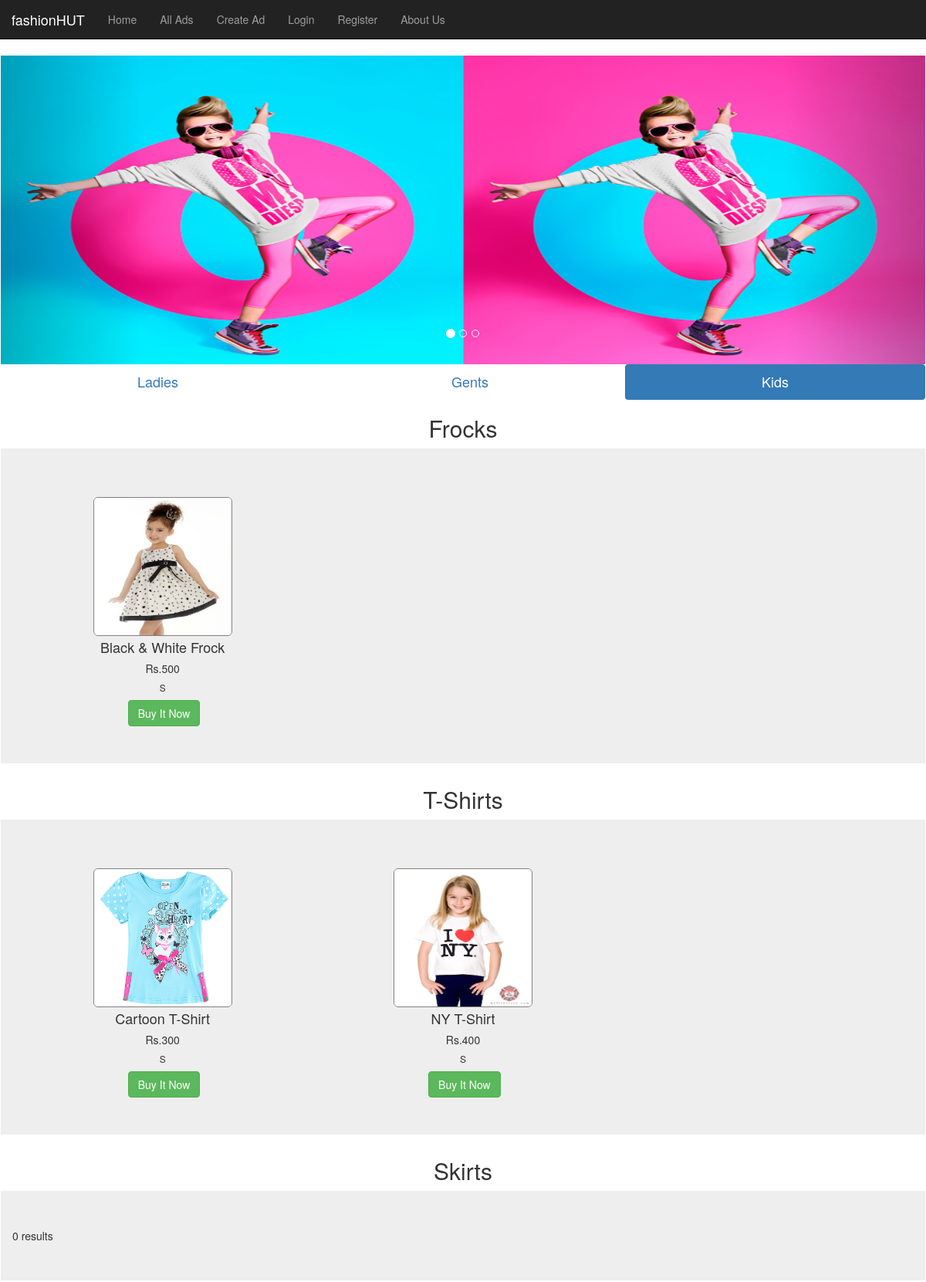
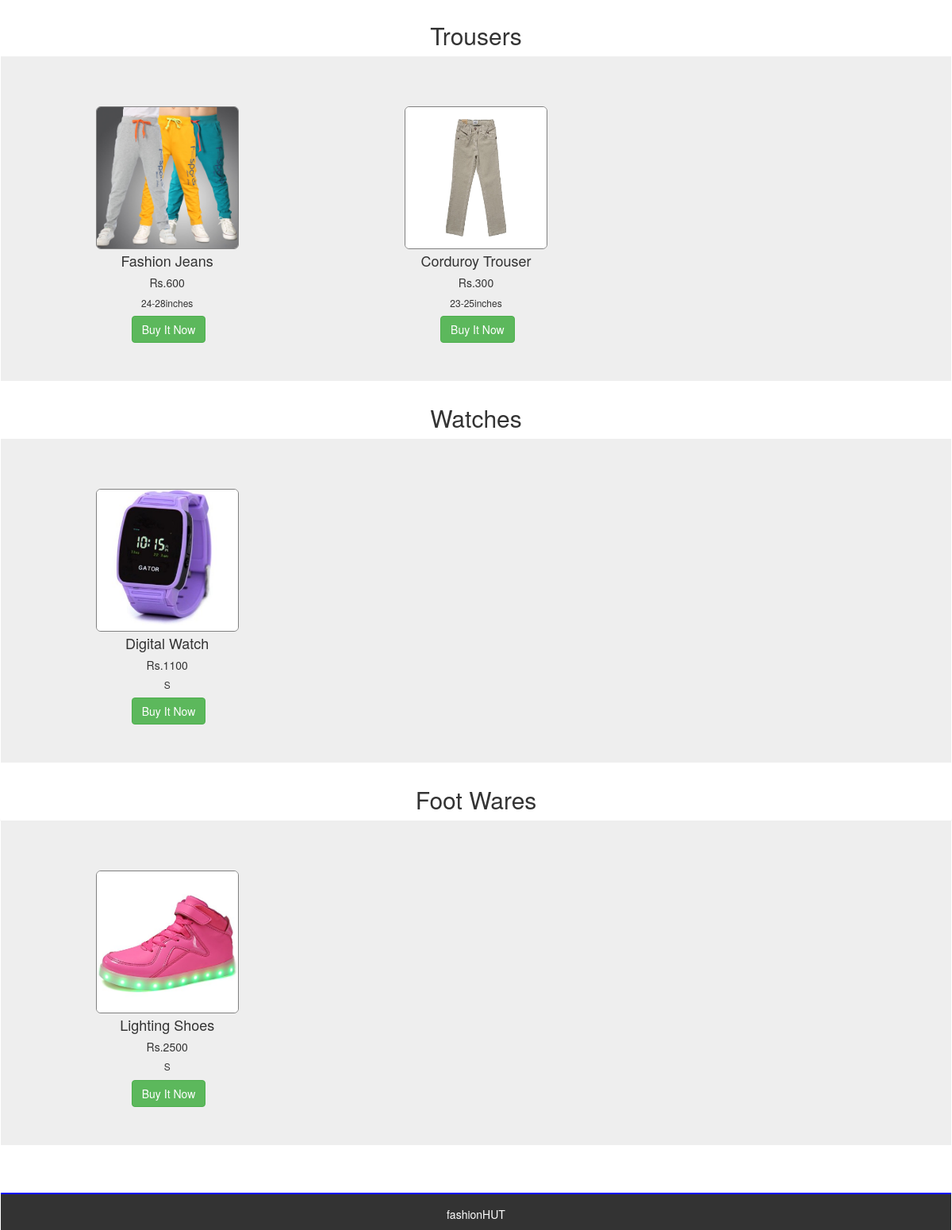
Page /kids.php on the committed database (2 pictures, top to bottom).
### kids.php (the view, shortened to what this page needs)
<!DOCTYPE html PUBLIC "-//W3C//DTD XHTML 1.0 Transitional//EN" "http://www.w3.org/TR/xhtml1/DTD/xhtml1-transitional.dtd">
<html xmlns="http://www.w3.org/1999/xhtml">
<head>
<link rel="stylesheet" type="text/css" href="CSS/bootstrap.min.css"/>
</head>
<?php include 'Templates/header.php'; ?>
<div class="panel">
	<div>
    	<div id="myCarousel" class="carousel slide" data-ride="carousel" style="height:400px;">
                <ol class="carousel-indicators">
                    <li data-target="#myCarousel" data-slide-to="0" class="active"></li>
                    <li data-target="#myCarousel" data-slide-to="1"></li>
                    <li data-target="#myCarousel" data-slide-to="2"></li>
                </ol>
                <div class="carousel-inner" role="listbox">
                    <div class="item active">
                        <img src="Images/Covers/cover-1.jpg" style="height:400px; width:100%;">
                    </div>
                </div>
              <div>
                <a class="left carousel-control" href="#myCarousel" role="button" data-slide="prev">
                </a>
                <a class="right carousel-control" href="#myCarousel" role="button" data-slide="next">
                </a>
            </div>
    </div>
</div>
    <ul class="nav nav-pills nav-justified">
		 	<li role="presentation" style="font-size:18px;"><a href="ladies.php">Ladies</a></li>
  			<li role="presentation" style="font-size:18px;"><a href="gents.php">Gents</a></li>
  			<li role="presentation" style="font-size:18px;" class="active"><a href="kids.php">Kids</a></li>
	</ul>
<?php include 'dbconfig.php'; ?>
<h2 class="text-center">Frocks</h2>
<div class="col-md-12 container jumbotron" style="float:right;" style="margin-top::20px;">
		<?php
                    $sql = "SELECT title,whom,category,price,size,photo FROM fashionhut.`create-add` WHERE whom='Kids' && category='Frocks';";
                  $result = $conn->query($sql);
                  if ($result->num_rows > 0) {
                      while($row = $result->fetch_assoc()) {   ?>
                           <div class="col-md-4" style="margin-top:10px;">
                              <div style="width:180px; height:180px; margin-left:auto; margin-right:auto;">
                                  <img src="Uploads/<?php echo $row['photo']; ?>" class="img-rounded" style="width:180px; height:180px; border:1px solid grey; margin-top:5px;"/>
                              </div>
                              <h4 style="text-align:center;"><?php echo $row['title']; ?></h4>
                              <h5 style="text-align:center;">Rs.<?php echo $row['price']; ?></h5>
                              <h6 style="text-align:center;"><?php echo $row['size']; ?></h6>
                              <div style="margin-left:auto; margin-right:auto; width:25%;">
                                  <a href="order.php"> <button type="submit" class="btn btn-success">Buy It Now</button></a>
                              </div>
                          </div>
                <?php	  }
                  }else{
                      echo "0 results";
                  }
        ?>
</div>
<h2 class="text-center">T-Shirts</h2>
<div class="col-md-12 container jumbotron" style="float:right;" style="margin-top::20px;">
		<?php
                    $sql = "SELECT title,whom,category,price,size,photo FROM fashionhut.`create-add` WHERE whom='Kids' && category='T-Shirts';";
                  $result = $conn->query($sql);
                  if ($result->num_rows > 0) {
                      while($row = $result->fetch_assoc()) {   ?>
                           <div class="col-md-4" style="margin-top:10px;">
                              <div style="width:180px; height:180px; margin-left:auto; margin-right:auto;">
                                  <img src="Uploads/<?php echo $row['photo']; ?>" class="img-rounded" style="width:180px; height:180px; border:1px solid grey; margin-top:5px;"/>
                              </div>
                              <h4 style="text-align:center;"><?php echo $row['title']; ?></h4>
                              <h5 style="text-align:center;">Rs.<?php echo $row['price']; ?></h5>
                              <h6 style="text-align:center;"><?php echo $row['size']; ?></h6>
                              <div style="margin-left:auto; margin-right:auto; width:25%;">
                                  <a href="order.php"> <button type="submit" class="btn btn-success">Buy It Now</button></a>
                              </div>
                          </div>
                <?php	  }
                  }else{
                      echo "0 results";
                  }
        ?>
</div>
<h2 class="text-center">Skirts</h2>
<div class="col-md-12 container jumbotron" style="float:right;" style="margin-top::20px;">
		<?php
                    $sql = "SELECT title,whom,category,price,size,photo FROM fashionhut.`create-add` WHERE whom='Kids' && category='Skirts';";
                  $result = $conn->query($sql);
                  if ($result->num_rows > 0) {
                      while($row = $result->fetch_assoc()) {   ?>
                           <div class="col-md-4" style="margin-top:10px;">
                              <div style="width:180px; height:180px; margin-left:auto; margin-right:auto;">
                                  <img src="Uploads/<?php echo $row['photo']; ?>" class="img-rounded" style="width:180px; height:180px; border:1px solid grey; margin-top:5px;"/>
                              </div>
                              <h4 style="text-align:center;"><?php echo $row['title']; ?></h4>
                              <h5 style="text-align:center;">Rs.<?php echo $row['price']; ?></h5>
                              <h6 style="text-align:center;"><?php echo $row['size']; ?></h6>
                              <div style="margin-left:auto; margin-right:auto; width:25%;">
                                  <a href="order.php"> <button type="submit" class="btn btn-success">Buy It Now</button></a>
                              </div>
                          </div>
                <?php	  }
                  }else{
                      echo "0 results";
                  }
        ?>
</div>
<h2 class="text-center">Trousers</h2>
<div class="col-md-12 container jumbotron" style="float:right;" style="margin-top::20px;">
		<?php
                    $sql = "SELECT title,whom,category,price,size,photo FROM fashionhut.`create-add` WHERE whom='Kids' && category='Trousers';";
                  $result = $conn->query($sql);
                  if ($result->num_rows > 0) {
                      while($row = $result->fetch_assoc()) {   ?>
                           <div class="col-md-4" style="margin-top:10px;">
                              <div style="width:180px; height:180px; margin-left:auto; margin-right:auto;">
                                  <img src="Uploads/<?php echo $row['photo']; ?>" class="img-rounded" style="width:180px; height:180px; border:1px solid grey; margin-top:5px;"/>
                              </div>
                              <h4 style="text-align:center;"><?php echo $row['title']; ?></h4>
                              <h5 style="text-align:center;">Rs.<?php echo $row['price']; ?></h5>
                              <h6 style="text-align:center;"><?php echo $row['size']; ?></h6>
                              <div style="margin-left:auto; margin-right:auto; width:25%;">
                                  <a href="order.php"> <button type="submit" class="btn btn-success">Buy It Now</button></a>
                              </div>
                          </div>
                <?php	  }
                  }else{
                      echo "0 results";
                  }
        ?>
</div>
<h2 class="text-center">Watches</h2>
<div class="col-md-12 container jumbotron" style="float:right;" style="margin-top::20px;">
		<?php
                    $sql = "SELECT title,whom,category,price,size,photo FROM fashionhut.`create-add` WHERE whom='Kids' && category='Watches';";
                  $result = $conn->query($sql);
                  if ($result->num_rows > 0) {
                      while($row = $result->fetch_assoc()) {   ?>
                           <div class="col-md-4" style="margin-top:10px;">
                              <div style="width:180px; height:180px; margin-left:auto; margin-right:auto;">
                                  <img src="Uploads/<?php echo $row['photo']; ?>" class="img-rounded" style="width:180px; height:180px; border:1px solid grey; margin-top:5px;"/>
                              </div>
                              <h4 style="text-align:center;"><?php echo $row['title']; ?></h4>
                              <h5 style="text-align:center;">Rs.<?php echo $row['price']; ?></h5>
                              <h6 style="text-align:center;"><?php echo $row['size']; ?></h6>
                              <div style="margin-left:auto; margin-right:auto; width:25%;">
                                  <a href="order.php"> <button type="submit" class="btn btn-success">Buy It Now</button></a>
                              </div>
                          </div>
                <?php	  }
                  }else{
                      echo "0 results";
                  }
        ?>
</div>
<h2 class="text-center">Foot Wares</h2>
<div class="col-md-12 container jumbotron" style="float:right;" style="margin-top::20px;">
		<?php
                    $sql = "SELECT title,whom,category,price,size,photo FROM fashionhut.`create-add` WHERE whom='Kids' && category='Foot Wares';";
                  $result = $conn->query($sql);
                  if ($result->num_rows > 0) {
                      while($row = $result->fetch_assoc()) {   ?>
                           <div class="col-md-4" style="margin-top:10px;">
                              <div style="width:180px; height:180px; margin-left:auto; margin-right:auto;">
                                  <img src="Uploads/<?php echo $row['photo']; ?>" class="img-rounded" style="width:180px; height:180px; border:1px solid grey; margin-top:5px;"/>
                              </div>
                              <h4 style="text-align:center;"><?php echo $row['title']; ?></h4>
                              <h5 style="text-align:center;">Rs.<?php echo $row['price']; ?></h5>
                              <h6 style="text-align:center;"><?php echo $row['size']; ?></h6>
                              <div style="margin-left:auto; margin-right:auto; width:25%;">
                                  <a href="order.php"> <button type="submit" class="btn btn-success">Buy It Now</button></a>
                              </div>
                          </div>
                <?php	  }
                  }else{
                      echo "0 results";
                  }
        ?>
</div>
<?php include 'Templates/footer.php'; ?>
<body>
</body>
</html>

### Templates/header.php
<nav class="navbar navbar-inverse navbar-static-top">
            <div class="container-fluid">
                <div class="navbar-header">
                    <div class="navbar-brand" style="color:white;">fashionHUT</div>
                </div>
                <ul class="nav navbar-nav">
                    <li><a href="index.php">Home</a></li>
                    <li><a href="all_ads.php">All Ads</a></li>
                    <li><a href="create.php">Create Ad</a></li>
                    <li><a href="login.php">Login</a></li>
                    <li><a href="register.php">Register</a></li>
                    <li><a href="about.php">About Us</a></li>
                </ul>
            </div>
        </nav>

### Templates/footer.php (shortened to what this page needs)
<div class="container-fluid col-md-12" style="background-color:#333;  border-top:blue 2px solid; margin-top:30px;">
       	<p style="color:white; padding-top:15px;" class="text-center">fashionHUT</p>
</div>

### rows in the picture
create-add: photo (picture), title "Black & White Frock", price "500", size "S"
create-add: photo (picture), title "Cartoon T-Shirt", price "300", size "S"
create-add: photo (picture), title "NY T-Shirt", price "400", size "S"
create-add: photo (picture), title "Fashion Jeans", price "600", size "24-28inches"
create-add: photo (picture), title "Corduroy Trouser", price "300", size "23-25inches"
create-add: photo (picture), title "Digital Watch", price "1100", size "S"
create-add: photo (picture), title "Lighting Shoes", price "2500", size "S"
